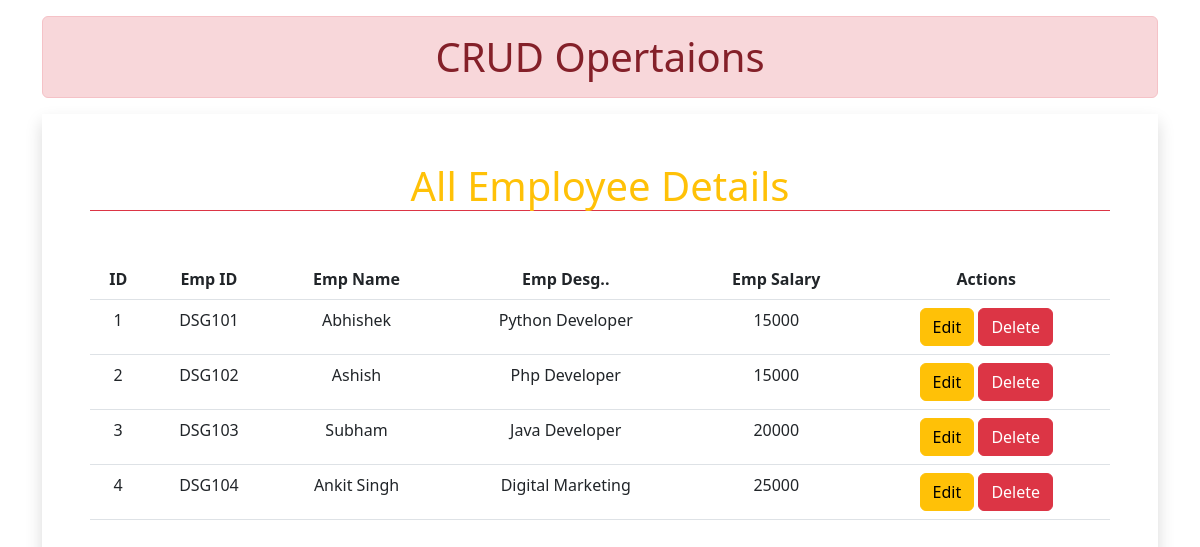
/employee/, run on the app's committed database.
### CRUDApp/models.py (models this page shows)
class Employee(models.Model):
    id = models.AutoField(primary_key=True)
    empID = models.CharField(max_length=70)
    empName = models.CharField(max_length=60)
    empDesg = models.CharField(max_length=70)
    empSlaray = models.IntegerField()

### CRUDApp/views.py (the view)
# urls.py: path('employee/', views.AllEmployee,name='employee'),
def AllEmployee(request):
    emp = Employee.objects.all()
    return render(request, 'employee.html',{'employee':emp})

### CRUDApp/templates/employee.html (shortened to what this page needs)
<!doctype html>
<html lang="en">
  <head>
    <link href="https://cdn.jsdelivr.net/npm/bootstrap@5.2.3/dist/css/bootstrap.min.css" rel="stylesheet">
  </head>
  <body>
     <div class="container">
        <h1 class="alert alert-danger text-center mt-3">CRUD Opertaions</h1>
        <div class="text-center shadow p-5 ">
            <h1 class="text-warning border-bottom border-danger">All Employee Details</h1>
            <table class="table table-hover mt-5">
                <thead>
                    <tr>
                      <th scope="col">ID</th>
                      <th scope="col">Emp ID</th>
                      <th scope="col">Emp Name</th>
                      <th scope="col">Emp Desg..</th>
                      <th scope="col">Emp Salary</th>
                      <th scope="col">Actions</th>
                    </tr>
                  </thead>
                  <tbody>
                    {% for e in employee %}
                    <tr>
                        <td scope="row">{{e.id}}</td>
                        <td>{{e.empID}}</td>
                        <td>{{e.empName}}</td>
                        <td>{{e.empDesg}}</td>
                        <td>{{e.empSlaray}}</td>
                        <td>
                            <a href="{% url 'update' e.id %}" class="btn btn-warning">Edit</a>
                            <a href="{% url 'deleteEmployee' e.id %}" class="btn btn-danger">Delete</a>
                        </td>
                    </tr>
                    {% endfor %}
                  </tbody>
              </table>
         </div>
     </div>
  </body>
</html>

### data on the page
Employee: id "1", empID "DSG101", empName "Abhishek", empDesg "Python Developer", empSlaray "15000"
Employee: id "2", empID "DSG102", empName "Ashish", empDesg "Php Developer", empSlaray "15000"
Employee: id "3", empID "DSG103", empName "Subham", empDesg "Java Developer", empSlaray "20000"
Employee: id "4", empID "DSG104", empName "Ankit Singh", empDesg "Digital Marketing", empSlaray "25000"
